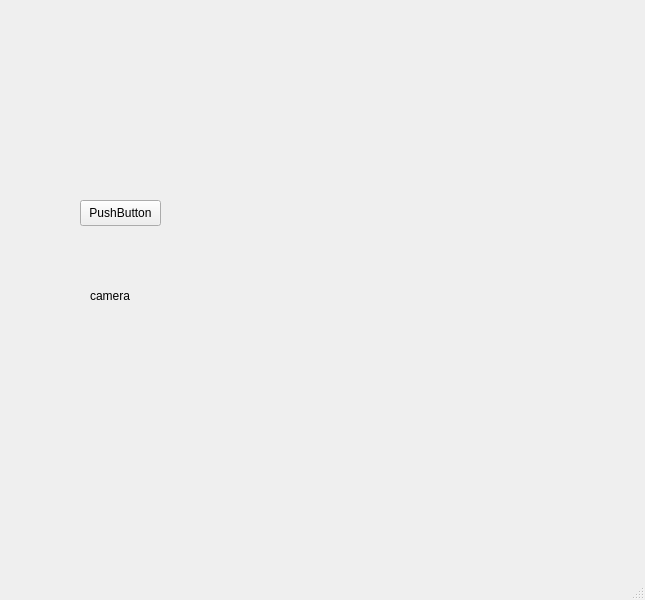
<?xml version="1.0" encoding="UTF-8"?>
<ui version="4.0">
 <class>MainWindow</class>
 <widget class="QMainWindow" name="MainWindow">
  <property name="geometry">
   <rect>
    <x>0</x>
    <y>0</y>
    <width>645</width>
    <height>600</height>
   </rect>
  </property>
  <property name="windowTitle">
   <string>MainWindow</string>
  </property>
  <widget class="QWidget" name="centralwidget">
   <widget class="QPushButton" name="pushButton">
    <property name="geometry">
     <rect>
      <x>80</x>
      <y>200</y>
      <width>81</width>
      <height>26</height>
     </rect>
    </property>
    <property name="text">
     <string>PushButton</string>
    </property>
   </widget>
   <widget class="QLabel" name="cameraArea">
    <property name="geometry">
     <rect>
      <x>90</x>
      <y>260</y>
      <width>111</width>
      <height>71</height>
     </rect>
    </property>
    <property name="text">
     <string>camera</string>
    </property>
   </widget>
  </widget>
  <widget class="QMenuBar" name="menubar">
   <property name="geometry">
    <rect>
     <x>0</x>
     <y>0</y>
     <width>645</width>
     <height>21</height>
    </rect>
   </property>
  </widget>
  <widget class="QStatusBar" name="statusbar"/>
 </widget>
 <resources/>
 <connections/>
</ui>
